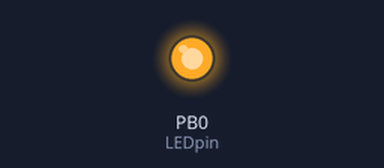
Bench run of a sketch on a simulated ATtiny85, built with avr-gcc and run on an emulated ATtiny85. Shown: output pins drawn as LEDs (lit = HIGH).

Above: at 0.09 s.
At 4.9 s:
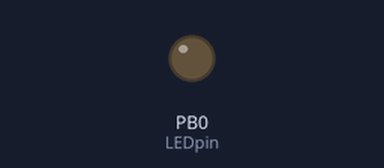
Timing chart, 0 to 12.0 s (numbered marks = the images above):
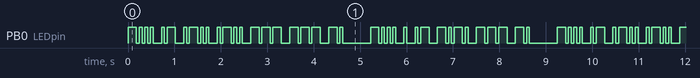

The sketch:

attiny85firmware.ino
```cpp
#include <EEPROM.h>
#include "SoftwareSerial.h"
#include "Morse.h"


const int Rx = 3;

const int Tx = 4;

SoftwareSerial mySerial(Rx, Tx);

void writeStringToEEPROM(int addrOffset, const String &strToWrite)
{
  byte len = strToWrite.length();
  EEPROM.write(addrOffset, len);
  for (int i = 0; i < len; i++)
  {
    EEPROM.write(addrOffset + 1 + i, strToWrite[i]);
  }
}
String readStringFromEEPROM(int addrOffset)
{
  int newStrLen = EEPROM.read(addrOffset);
  char data[newStrLen + 1];
  for (int i = 0; i < newStrLen; i++)
  {
    data[i] = EEPROM.read(addrOffset + 1 + i);
  }
  data[newStrLen] = '\0';
  return String(data);
}


char message[100] = "BALLOON BEACON ";
char callsign[20] = "VE3SVF";

void setup() {
 pinMode(0,OUTPUT);
 pinMode(Rx, INPUT);
 pinMode(Tx, OUTPUT);

 mySerial.begin(9600);

 String retrievedString = readStringFromEEPROM(0);
  if (retrievedString.length() < 2){
    //Nothing in there. Let's write our own callsign
    writeStringToEEPROM(0, "VE3SVF");
    //No need to write to our default char array, as the same string is already in there
  }
  else{
    //Nope, there's already a default callsign in here. Let's set our startup message to it
    retrievedString.toCharArray(callsign, sizeof(callsign));
  }

  //Now, let's concat that together

  strcat(message,callsign);

}

void loop() {
  sendmsg(message);
  if (mySerial.available() != 0) {
    String callsign_temp = Serial.readString();
    callsign_temp.trim();
    callsign_temp.toCharArray(callsign, sizeof(callsign));
    mySerial.println("OK");
  }
}
```

Morse.h
```cpp
struct t_mtab { char c, pat; } ;

struct t_mtab morsetab[] = {
    {'.', 106},
  {',', 115},
  {'?', 76},
  {'/', 41},
  {'A', 6},
  {'B', 17},
  {'C', 21},
  {'D', 9},
  {'E', 2},
  {'F', 20},
  {'G', 11},
  {'H', 16},
  {'I', 4},
  {'J', 30},
  {'K', 13},
  {'L', 18},
  {'M', 7},
  {'N', 5},
  {'O', 15},
  {'P', 22},
  {'Q', 27},
  {'R', 10},
  {'S', 8},
  {'T', 3},
  {'U', 12},
  {'V', 24},
  {'W', 14},
  {'X', 25},
  {'Y', 29},
  {'Z', 19},
  {'1', 62},
  {'2', 60},
  {'3', 56},
  {'4', 48},
  {'5', 32},
  {'6', 33},
  {'7', 35},
  {'8', 39},
  {'9', 47},
  {'0', 63}
} ;

#define N_MORSE  (sizeof(morsetab)/sizeof(morsetab[0]))

#define SPEED  (20)
#define DOTLEN  (1200/SPEED)
#define DASHLEN  (3*(1200/SPEED))

int LEDpin = 0;

void
dash()
{
  digitalWrite(LEDpin, HIGH) ;
  delay(DASHLEN);
  digitalWrite(LEDpin, LOW) ;
  delay(DOTLEN) ;
}

void
dit()
{
  digitalWrite(LEDpin, HIGH) ;
  delay(DOTLEN);
  digitalWrite(LEDpin, LOW) ;
  delay(DOTLEN);
}

void
send(char c)
{
  int i ;
  if (c == ' ') {
    delay(7*DOTLEN) ;
    return ;
  }
  for (i=0; i<N_MORSE; i++) {
    if (morsetab[i].c == c) {
      unsigned char p = morsetab[i].pat ;

      while (p != 1) {
          if (p & 1)
            dash() ;
          else
            dit() ;
          p = p / 2 ;
      }
      delay(2*DOTLEN) ;
      return ;
    }
  }
}

void
sendmsg(char *str)
{
  while (*str)
    send(*str++) ;
}
```

Measured:
- by itself, PB0 (LEDpin): moves between LOW and HIGH, repeating every 9.2 s
